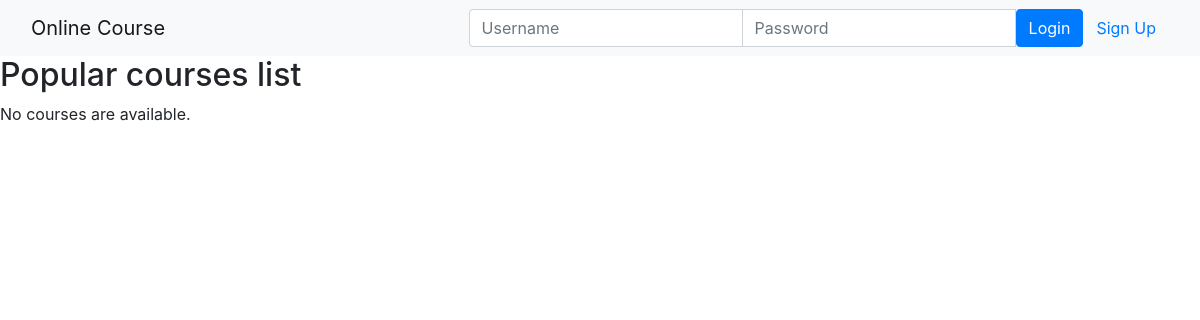
Page /onlinecourse/ on the earlier database version.
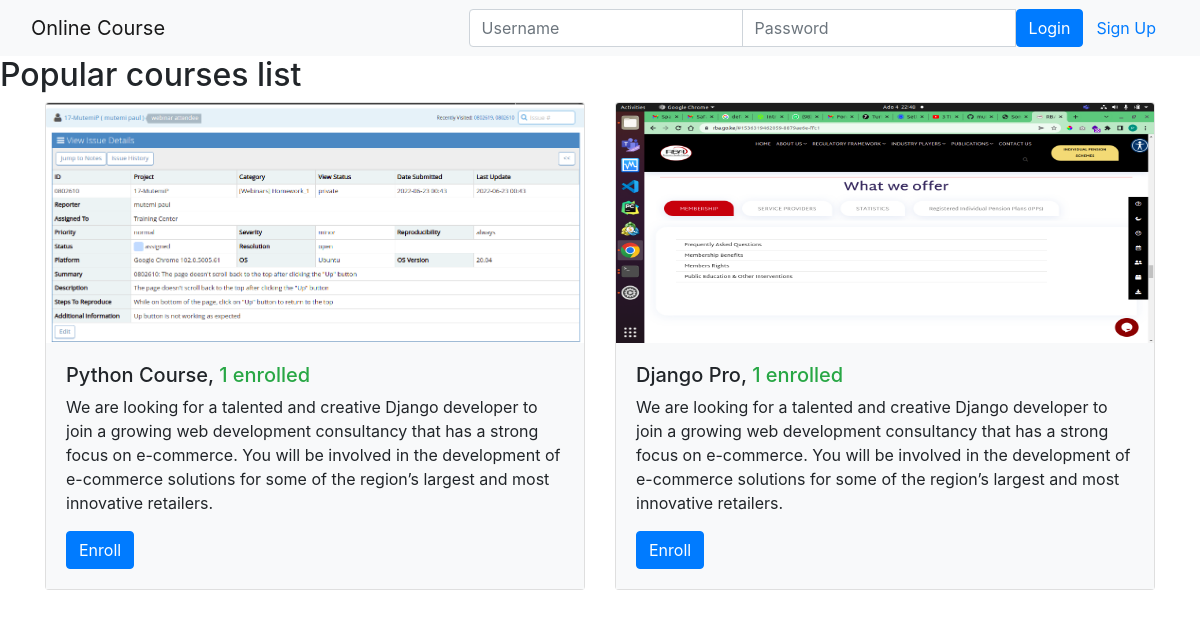
Same page on the later database version.
### adminsite/models.py (models this page shows, shortened)
class Course(models.Model):
    name = models.CharField(null=False, max_length=30, default='online course')
    image = models.ImageField(upload_to='media/course_images/')
    description = models.CharField(max_length=1000)
    pub_date = models.DateField(null=True)
    instructors = models.ManyToManyField(Instructor)
    users = models.ManyToManyField(settings.AUTH_USER_MODEL, through='Enrollment')
    total_enrollment = models.IntegerField(default=0)
    is_enrolled = False

### adminsite/views.py (the view)
class CourseListView(generic.ListView):
    template_name = 'adminsite/course_list.html'
    context_object_name = 'course_list'
    def get_queryset(self):
        courses = Course.objects.order_by('-total_enrollment')[:10]
        return courses

### adminsite/templates/adminsite/course_list.html (shortened to what this page needs)
<!DOCTYPE html>
<html lang="en">
<head>
    {% load static %}
    <link rel="stylesheet" href="https://maxcdn.bootstrapcdn.com/bootstrap/4.5.2/css/bootstrap.min.css">
</head>
<body>
<nav class="navbar navbar-light bg-light">
    <div class="container-fluid">
        <div class="navbar-header">
            <a class="navbar-brand" href="#">Online Course</a>
        </div>
        <ul class="nav navbar-nav navbar-right">
            {% if user.is_authenticated %}
            <li>
                <a class="btn btn-link" href="#">{{ user.first_name }}({{ user.username }})</a>
                <a class="btn btn-link" href="{% url 'adminsite:logout' %}">Logout</a>
            </li>
            {% else %}
            <li>
                <form class="form-inline" action="{% url 'adminsite:login' %}" method="post">
                    <div class="input-group">
                        <input type="text" class="form-control" placeholder="Username" name="username" >
                        <input type="password" class="form-control" placeholder="Password" name="psw" >
                        <button class="btn btn-primary" type="submit">Login</button>
                        <a class="btn btn-link" href="{% url 'adminsite:registration' %}">Sign Up</a>
                    </div>
                </form>
            </li>
            {% endif %}
        </ul>
    </div>
</nav>
<h2>Popular courses list</h2>
{% if course_list %}
    <div class="container">
        <div class="card-deck">
            {% for course in course_list %}
            <div class="card" style="width: 36rem;">
                <img class="card-img-top" src="media/{{MEDIA_URL}}/{{ course.image }}" width="240px" height="240px"
                           alt="Course image">
                <div class="card-body bg-light">
                    <h5 class="">{{ course.name }}, <span class="card-title text-success">
                              {{ course.total_enrollment}} enrolled</span></h5>
                    <p class="card-text">{{ course.description}}</p>
                    <form action="{% url 'adminsite:enroll' course.id %}" method="post">
                        <input type="submit" class="btn btn-primary" value="Enroll">
                    </form>
                </div>
            </div>
            {% endfor %}
        </div>
    </div>
{% else %}
    <p>No courses are available.</p>
{% endif %}
</body>
</html>

Differences in the rows shown:
added Course: image (picture), name "Python Course", total_enrollment "1", description "We are looking for a talented and creative Django developer to join a growing web development consultancy that has a strong focus on e-commerce. You will be involved in the development of e-commerce solutions for some of the region’s largest and most innovative retailers."
added Course: image (picture), name "Django Pro", total_enrollment "1", description "We are looking for a talented and creative Django developer to join a growing web development consultancy that has a strong focus on e-commerce. You will be involved in the development of e-commerce solutions for some of the region’s largest and most innovative retailers."
Other differences:
text no longer shown: "No courses are available."
